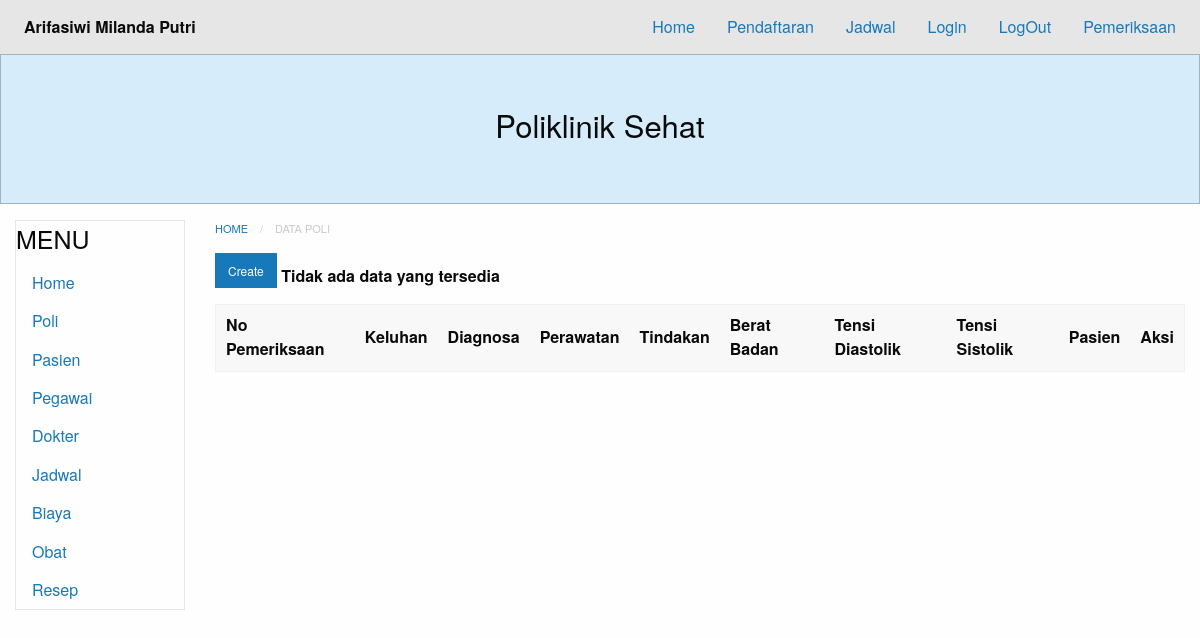
The page /?module=pemeriksaan on the database as committed earlier.
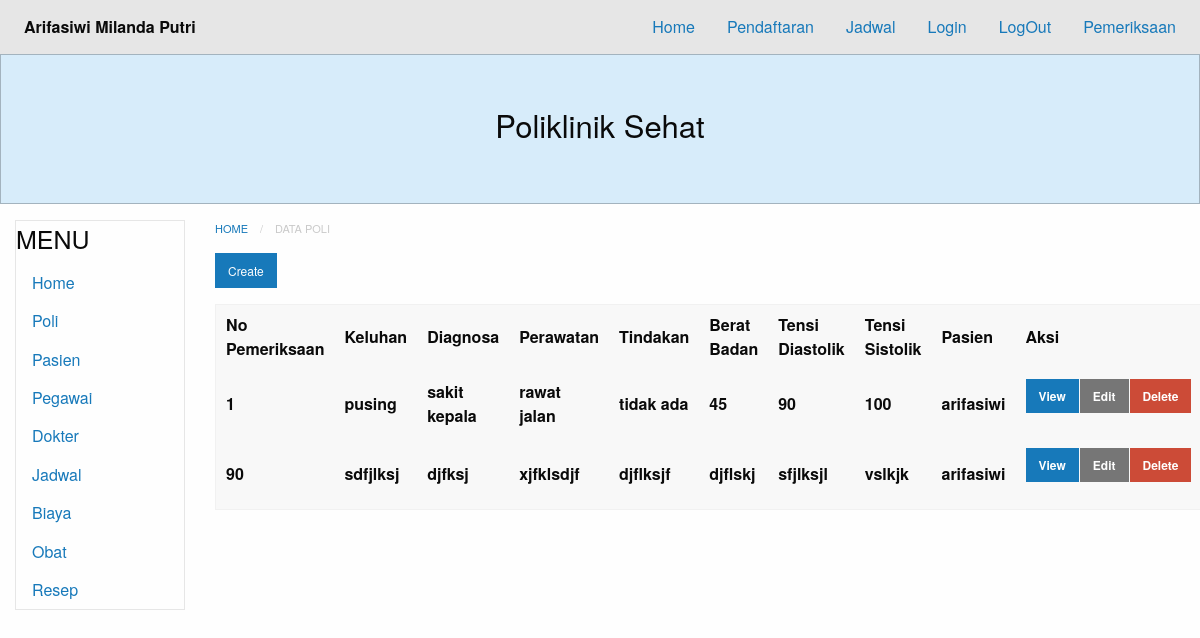
The same page on the database as committed later.
### tables this page shows
CREATE TABLE `pemeriksaan` (
  `id` int(11) NOT NULL,
  `nomor` int(11) NOT NULL,
  `keluhan` varchar(255) NOT NULL,
  `diagnosa` varchar(255) NOT NULL,
  `perawatan` varchar(255) NOT NULL,
  `tindakan` varchar(255) NOT NULL,
  `berat_badan` varchar(255) NOT NULL,
  `tensi_diastolik` varchar(255) NOT NULL,
  `tensi_sistolik` varchar(255) NOT NULL,
  `pendaftaran_id` int(11) NOT NULL
);

CREATE TABLE `pendaftaran` (
  `id` int(11) NOT NULL,
  `nomor` int(11) NOT NULL,
  `tgl` date NOT NULL,
  `antrian` varchar(255) NOT NULL,
  `pasien_nama` varchar(255) NOT NULL,
  `pegawai_nama` varchar(255) NOT NULL,
  `biaya_tarif` varchar(255) NOT NULL,
  `poli_id` varchar(255) NOT NULL,
  `dokter_id` varchar(255) NOT NULL,
  `jadwal_id` varchar(255) NOT NULL
);

### database.php (called while the page is built, shortened)
<?php
class Database {
	private $db_host = "localhost";
	private $db_user = "root";
	private $db_pass = "";
	private $db_name = "07_arifasiwimp_poliklinik";
	var $con = false;
    var $myconn = "";
	var $result = array();
    function __construct() {
        if(!$this->con){
            $this->myconn = new mysqli($this->db_host, $this->db_user, $this->db_pass, $this->db_name);
            if($this->myconn->connect_errno > 0){
                array_push($this->result, $this->myconn->connect_error);
                return false;
            }else{
                $this->myconn->set_charset('utf8');
                $this->con = true;
                return true;
            }
        } else {
            return true;
        }
    }
	public function select($table, $rows = '*', $join = null,$join2 = null,$join3 = null,$join4 = null, $join5 = null, $join6 = null, $where = null, $order = null, $limit = null){
		$q = 'SELECT '.$rows.' FROM '.$table;
		if($join != null){
			$q .= ' JOIN '.$join;
        }
        if($this->tableExists($table)){
        	$query = $this->myconn->query($q);
			if($query){
				$this->numResults = $query->num_rows;
				for($i = 0; $i < $this->numResults; $i++){
					$r = $query->fetch_array();
                	$key = array_keys($r);
                	for($x = 0; $x < count($key); $x++){
                    	if(!is_int($key[$x])){
                    		if($query->num_rows >= 1){
                    			$this->result[$i][$key[$x]] = $r[$key[$x]];
							}else{
								$this->result[$i][$key[$x]] = null;
							}
						}
					}
				}
				return true;
			}else{
				array_push($this->result, $this->myconn->error);
				return false;
			}
      	}else{
      		return false;
    	}
    }
	private function TableExists($table) {
    	$res = $this->myconn->query('SHOW TABLES LIKE "'.$table.'"');
    	if(isset($res->num_rows)) {
        	return $res->num_rows > 0 ? true : false;
    	} else {
    		array_push($this->result, $table." does not exist in this database");
    		return false;
    	}
	}
    public function getResult(){
        $val = $this->result;
        $this->result = array();
        return $val;
    }
}

### modules/pemeriksaan/pemeriksaan-index.php (the view)
<nav aria-label="You are here:" role="navigation">
<ul class="breadcrumbs">
  <li><a href="?module=home">Home</a></li>
  <li class="disabled">Data Poli</li>
</ul>
</nav>
<a href="?module=pemeriksaan-create" class="small button">Create</a>
<table>
    <thead>
        <tr>
            <th>No Pemeriksaan</th>
            <th>Keluhan</th>
            <th>Diagnosa</th>
            <th>Perawatan</th>
            <th>Tindakan</th>
            <th>Berat Badan</th>
            <th>Tensi Diastolik</th>
            <th>Tensi Sistolik</th>
            <th>Pasien</th>
            <th>Aksi</th>
        </tr>
        <?php
  require_once("database.php");
  $db=new Database();
  $db->select(
      'pemeriksaan',
      'pemeriksaan.id,
      pemeriksaan.nomor,
      pemeriksaan.keluhan,
      pemeriksaan.diagnosa,
      pemeriksaan.perawatan,
      pemeriksaan.tindakan,
      pemeriksaan.berat_badan,
      pemeriksaan.tensi_diastolik,
      pemeriksaan.tensi_sistolik,
      pendaftaran.nomor as pendaftaran,
      pendaftaran.pasien_nama as pasien',
      'pendaftaran ON pendaftaran.id=pemeriksaan.pendaftaran_id'
);
  $res=$db->getResult();
  if(count($res) == 0){
      echo "<b>Tidak ada data yang tersedia</b>";
  }else{
      foreach ($res as &$r){?>
      <tr>
            <td><?php echo $r['nomor'] ?></td>
            <td><?php echo $r['keluhan'] ?></td>
            <td><?php echo $r['diagnosa'] ?></td>
            <td><?php echo $r['perawatan'] ?></td>
            <td><?php echo $r['tindakan'] ?></td>
            <td><?php echo $r['berat_badan'] ?></td>
            <td><?php echo $r['tensi_diastolik'] ?></td>
            <td><?php echo $r['tensi_sistolik'] ?></td>
            <td><?php echo $r['pasien'] ?></td>
            <td>
                <div class="small button-group">
                    <a href="?module=pemeriksaan-show&id=<?php echo $r['id']; ?>" class=" button">View</a>
                    <a href="?module=pemeriksaan-edit&id=<?php echo $r['id']; ?>" class="secondary button">Edit</a>
                    <a href="?module=pemeriksaan-delete&id=<?php echo $r['id']; ?>"onClick='return confirm("Apakah yakin menghapus?")' class="alert button">Delete</a>
                </div>
            </td>
        </tr>
<?php
              }
          }
          ?>
</table>

Rows that differ between the two databases and show on the page:
added pemeriksaan: nomor "1", keluhan "pusing", diagnosa "sakit kepala", perawatan "rawat jalan", tindakan "tidak ada", berat_badan "45", tensi_diastolik "90", tensi_sistolik "100", pendaftaran.pasien_nama "arifasiwi"
added pemeriksaan: nomor "90", keluhan "sdfjlksj", diagnosa "djfksj", perawatan "xjfklsdjf", tindakan "djflksjf", berat_badan "djflskj", tensi_diastolik "sfjlksjl", tensi_sistolik "vslkjk", pendaftaran.pasien_nama "arifasiwi"
Other text that changed with them:
text no longer shown: "Tidak ada data yang tersedia"
